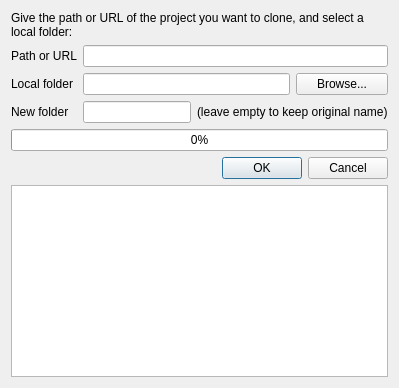
<?xml version="1.0" encoding="UTF-8"?>
<ui version="4.0">
 <class>CloneDialog</class>
 <widget class="QDialog" name="CloneDialog">
  <property name="windowModality">
   <enum>Qt::ApplicationModal</enum>
  </property>
  <property name="geometry">
   <rect>
    <x>0</x>
    <y>0</y>
    <width>571</width>
    <height>373</height>
   </rect>
  </property>
  <property name="windowTitle">
   <string>Clone</string>
  </property>
  <layout class="QVBoxLayout" name="verticalLayout">
   <property name="sizeConstraint">
    <enum>QLayout::SetFixedSize</enum>
   </property>
   <item>
    <widget class="QLabel" name="chooseRemoteLabel">
     <property name="text">
      <string>Give the path or URL of the project you want to clone, and select a local folder:</string>
     </property>
     <property name="wordWrap">
      <bool>true</bool>
     </property>
    </widget>
   </item>
   <item>
    <layout class="QGridLayout" name="gridLayout">
     <item row="0" column="0">
      <widget class="QLabel" name="urlLabel">
       <property name="text">
        <string>Path or URL</string>
       </property>
      </widget>
     </item>
     <item row="0" column="1" colspan="3">
      <widget class="QLineEdit" name="urlEdit"/>
     </item>
     <item row="1" column="0">
      <widget class="QLabel" name="localFolderLabel">
       <property name="text">
        <string>Local folder</string>
       </property>
      </widget>
     </item>
     <item row="1" column="1" colspan="2">
      <widget class="QLineEdit" name="folderEdit"/>
     </item>
     <item row="1" column="3">
      <widget class="QPushButton" name="browseButton">
       <property name="text">
        <string>Browse...</string>
       </property>
      </widget>
     </item>
     <item row="2" column="0">
      <widget class="QLabel" name="newFolderLabel">
       <property name="text">
        <string>New folder</string>
       </property>
      </widget>
     </item>
     <item row="2" column="1">
      <widget class="QLineEdit" name="newFolderEdit">
       <property name="text">
        <string/>
       </property>
      </widget>
     </item>
     <item row="2" column="2" colspan="2">
      <widget class="QLabel" name="newFolderLabel2">
       <property name="text">
        <string>(leave empty to keep original name)</string>
       </property>
      </widget>
     </item>
    </layout>
   </item>
   <item>
    <widget class="QProgressBar" name="progressBar">
     <property name="value">
      <number>0</number>
     </property>
    </widget>
   </item>
   <item>
    <widget class="QDialogButtonBox" name="buttonBox">
     <property name="orientation">
      <enum>Qt::Horizontal</enum>
     </property>
     <property name="standardButtons">
      <set>QDialogButtonBox::Cancel|QDialogButtonBox::Ok</set>
     </property>
    </widget>
   </item>
   <item>
    <widget class="Tao::AnsiTextEdit" name="cloneOutput">
     <property name="enabled">
      <bool>true</bool>
     </property>
     <property name="undoRedoEnabled">
      <bool>false</bool>
     </property>
     <property name="lineWrapMode">
      <enum>QTextEdit::NoWrap</enum>
     </property>
     <property name="readOnly">
      <bool>true</bool>
     </property>
     <property name="overwriteMode">
      <bool>true</bool>
     </property>
     <property name="acceptRichText">
      <bool>false</bool>
     </property>
    </widget>
   </item>
  </layout>
 </widget>
 <customwidgets>
  <customwidget>
   <class>Tao::AnsiTextEdit</class>
   <extends>QTextEdit</extends>
   <header>ansi_textedit.h</header>
  </customwidget>
 </customwidgets>
 <resources/>
 <connections>
  <connection>
   <sender>buttonBox</sender>
   <signal>accepted()</signal>
   <receiver>CloneDialog</receiver>
   <slot>accept()</slot>
   <hints>
    <hint type="sourcelabel">
     <x>248</x>
     <y>254</y>
    </hint>
    <hint type="destinationlabel">
     <x>157</x>
     <y>274</y>
    </hint>
   </hints>
  </connection>
  <connection>
   <sender>buttonBox</sender>
   <signal>rejected()</signal>
   <receiver>CloneDialog</receiver>
   <slot>reject()</slot>
   <hints>
    <hint type="sourcelabel">
     <x>316</x>
     <y>260</y>
    </hint>
    <hint type="destinationlabel">
     <x>286</x>
     <y>274</y>
    </hint>
   </hints>
  </connection>
 </connections>
</ui>
